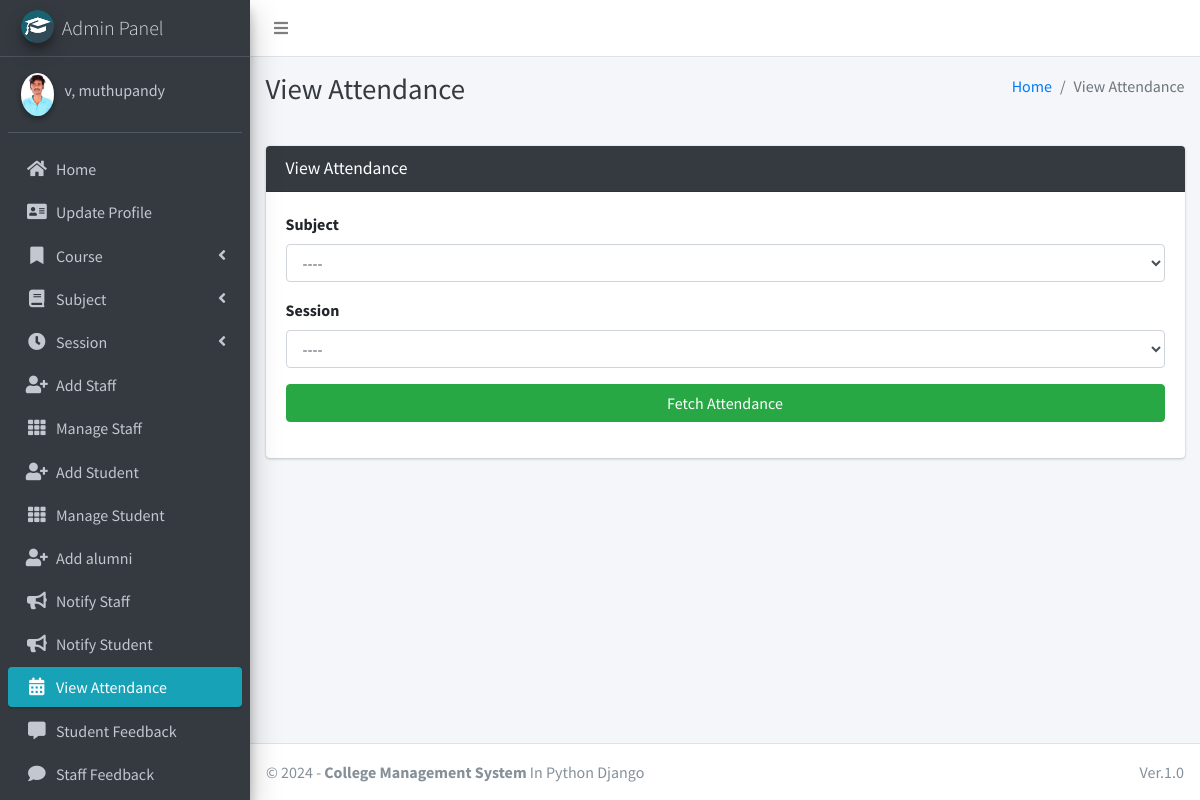
Page /attendance/view/ (signed in) on the committed database.
### main_app/models.py (models this page shows)
class CustomUser(AbstractUser):
    USER_TYPE = ((1, "HOD"), (2, "Staff"), (3, "Student"),(4, "alumni"))
    GENDER = [("M", "Male"), ("F", "Female")]
    username = None  # Removed username, using email instead
    email = models.EmailField(unique=True)
    user_type = models.CharField(default=1, choices=USER_TYPE, max_length=1)
    gender = models.CharField(max_length=1, choices=GENDER)
    profile_pic = models.ImageField()
    address = models.TextField()
    fcm_token = models.TextField(default="")  # For firebase notifications
    created_at = models.DateTimeField(auto_now_add=True)
    updated_at = models.DateTimeField(auto_now=True)
    USERNAME_FIELD = "email"
    REQUIRED_FIELDS = []
    objects = CustomUserManager()
    def __str__(self):
        return self.last_name + ", " + self.first_name

### main_app/hod_views.py (the view)
# urls.py: path("attendance/view/", hod_views.admin_view_attendance,
def admin_view_attendance(request):
    subjects = Subject.objects.all()
    sessions = Session.objects.all()
    context = {
        'subjects': subjects,
        'sessions': sessions,
        'page_title': 'View Attendance'
    }
    return render(request, "hod_template/admin_view_attendance.html", context)

### main_app/models.py (called while the page is built)
    def __str__(self):
        return "From " + str(self.start_year) + " to " + str(self.end_year)

### main_app/templates/hod_template/admin_view_attendance.html (shortened to what this page needs)
{% extends 'main_app/base.html' %}
{% load static %}
{% block page_title %}{{page_title}}{% endblock page_title %}
{% block content %}
<section class="content">
    <div class="container-fluid">
        <div class="row">
            <div class="col-md-12">
                <div class="card card-dark">
                    <div class="card-header">
                        <h3 class="card-title">{{page_title}}</h3>
                    </div>
                    <div class="card-body">
                        <div class="form-group">
                            <label>Subject</label>
                            <select name="subject" class="form-control" id='subject'>
                                <option value="">----</option>
                            </select>
                        </div>
                        <div class="form-group">
                            <label>Session</label>
                            <select name="session" class="form-control" id='session'>
                                <option value="">----</option>
                            </select>
                        </div>
                        <div class="form-group"><div  style="display: none;" class="alert alert-danger" id='error_attendance'></div>
                             <button type="button" id='fetch_attendance' class="btn btn-success btn-block">Fetch Attendance</button>
                        </div>
                </div>
            </div>
        </div>
    </div>
</section>
{% endblock content %}

### main_app/templates/main_app/sidebar_template.html (shortened to what this page needs)
{% load static %}
<aside class="main-sidebar sidebar-dark-info elevation-4">
    {% if request.user.user_type == '1' %}
    <a href="{% url 'admin_home' %}" class="brand-link">
        <img src="{% static 'dist/img/cmsl.png' %} " alt="AdminLTE Logo"
            class="brand-image img-circle elevation-3" >
        <span class="brand-text font-weight-light">Admin Panel</span>
    </a>
    <div class="sidebar">
        <div class="user-panel mt-3 pb-3 mb-3 d-flex">
            <div class="image">
                <img src="{{ request.user.profile_pic}}" class="img-circle elevation-2" alt="User Image">
            </div>
            <div class="info">
                <a href="#" class="d-block">{{user}}</a>
            </div>
        </div>
        <nav class="mt-2">
            <ul class="nav nav-pills nav-sidebar flex-column" data-widget="treeview" role="menu" data-accordion="false">
                <li class="nav-item">
                    {% url 'admin_home' as admin_home %}
                    <a href="{{admin_home}}" class="nav-link {% if admin_home == request.path %} active {% endif %}">
                        <i class="nav-icon fas fa-home"></i>
                        <p>
                            Home
                        </p>
                    </a>
                </li>
                <li class="nav-item">
                    {% url 'admin_view_profile' as admin_view_profile %}
                    <a href="{{admin_view_profile}}"
                        class="nav-link {% if admin_view_profile == request.path %} active {% endif %}">
                        <i class="nav-icon fas fa-address-card"></i>
                        <p>
                            Update Profile
                        </p>
                    </a>
                </li>
                <li class="nav-item has-treeview">
                    <a href="#" class="nav-link">
                        <i class="nav-icon fas fa-bookmark"></i>
                        <p>
                            Course
                            <i class="fas fa-angle-left right"></i>
                        </p>
                    </a>
                </li>
                <li class="nav-item has-treeview">
                    <a href="#" class="nav-link">
                        <i class="nav-icon fas fa-book"></i>
                        <p>
                            Subject
                            <i class="fas fa-angle-left right"></i>
                        </p>
                    </a>
                </li>
                <li class="nav-item has-treeview">
                    <a href="#" class="nav-link">
                        <i class="nav-icon fas fa-clock"></i>
                        <p>
                            Session
                            <i class="fas fa-angle-left right"></i>
                        </p>
                    </a>
                </li>
                <li class="nav-item">
                    {% url 'add_staff' as add_staff %}
                    <a href="{{add_staff}}" class="nav-link {% if add_staff == request.path %} active {% endif %}">
                        <i class="nav-icon fas fa-user-plus"></i>
                        <p>
                            Add Staff
                        </p>
                    </a>
                </li>
                <li class="nav-item">
                    {% url 'manage_staff' as manage_staff %}
                    {% url 'edit_staff' staff_id as edit_staff %}
                    <a href="{{manage_staff}}"
                        class="nav-link {% if manage_staff == request.path or request.path == edit_staff %} active {% endif %}">
                        <i class="nav-icon fas fa-th"></i>
                        <p>
                            Manage Staff
                        </p>
                    </a>
                </li>
                <li class="nav-item">
                    {% url 'add_student' as add_student%}
                    <a href="{{add_student}}" class="nav-link  {% if add_student == request.path %} active {% endif %}">
                        <i class="nav-icon fas fa-user-plus"></i>
                        <p>
                            Add Student
                        </p>
                    </a>
                </li>
                <li class="nav-item">
                    {% url 'manage_student' as manage_student %}
                    {% url 'edit_student' student_id as edit_student %}
                    <a href="{{manage_student}}"
                        class="nav-link  {% if edit_student == request.path or manage_student == request.path %} active {% endif %}">
                        <i class="nav-icon fas fa-th"></i>
                        <p>
                            Manage Student
                        </p>
                    </a>
                </li>
                <li class="nav-item">
                    {% url 'add_alumni' as add_alumni %}
                    <a href="{{add_alumni}}"
                        class="nav-link {% if add_alumni == request.path %} active {% endif %}">
                        <i class="nav-icon fas fa-user-plus"></i>
                        <p>
                            Add alumni
                        </p>
                    </a>
                </li>
                <li class="nav-item">
                    {% url 'admin_notify_staff' as admin_notify_staff %}
                    <a href="{{admin_notify_staff}}"
                        class="nav-link {% if admin_notify_staff == request.path %} active {% endif %}">
                        <i class="nav-icon fas fa-bullhorn"></i>
                        <p>
                            Notify Staff
                        </p>
                    </a>
                </li>
                <li class="nav-item">
                    {% url 'admin_notify_student' as admin_notify_student %}
                    <a href="{{admin_notify_student}}"
                        class="nav-link {% if admin_notify_student == request.path %} active {% endif %}">
                        <i class="nav-icon fas fa-bullhorn"></i>
                        <p>
                            Notify Student
                        </p>
                    </a>
                </li>
                <li class="nav-item">
                    {% url 'admin_view_attendance' as admin_view_attendance %}
                <li class="nav-item">
                    <a href="{{admin_view_attendance}}"
                        class="nav-link  {% if admin_view_attendance == request.path %} active {% endif %}">
                        <i class="nav-icon fas fa-calendar-alt"></i>
                        <p>
                            View Attendance
                        </p>
                    </a>
                </li>
                <li class="nav-item">
                    {% url 'student_feedback_message' as student_feedback_message %}
                    <a href="{{ student_feedback_message }}"
                        class="nav-link  {% if student_feedback_message == request.path %} active {% endif %}">
                        <i class="nav-icon fas fa-comment-alt"></i>
                        <p>
                            Student Feedback
                        </p>
                    </a>
                </li>
                <li class="nav-item">
                    {% url 'staff_feedback_message' as staff_feedback_message %}
                    <a href="{{staff_feedback_message}}"
                        class="nav-link   {% if staff_feedback_message == request.path %} active {% endif %}">
                        <i class="nav-icon fas fa-comment"></i>
                        <p>
                            Staff Feedback
                        </p>
                    </a>
                </li>
                                        {% endif %}
                                    </ul>
                                </nav>
                            </div>
</aside>

### rows in the picture
CustomUser: user.profile_pic (picture), last_name+first_name "v, muthupandy"

### other values in the picture
{{ page_title }} "View Attendance"
